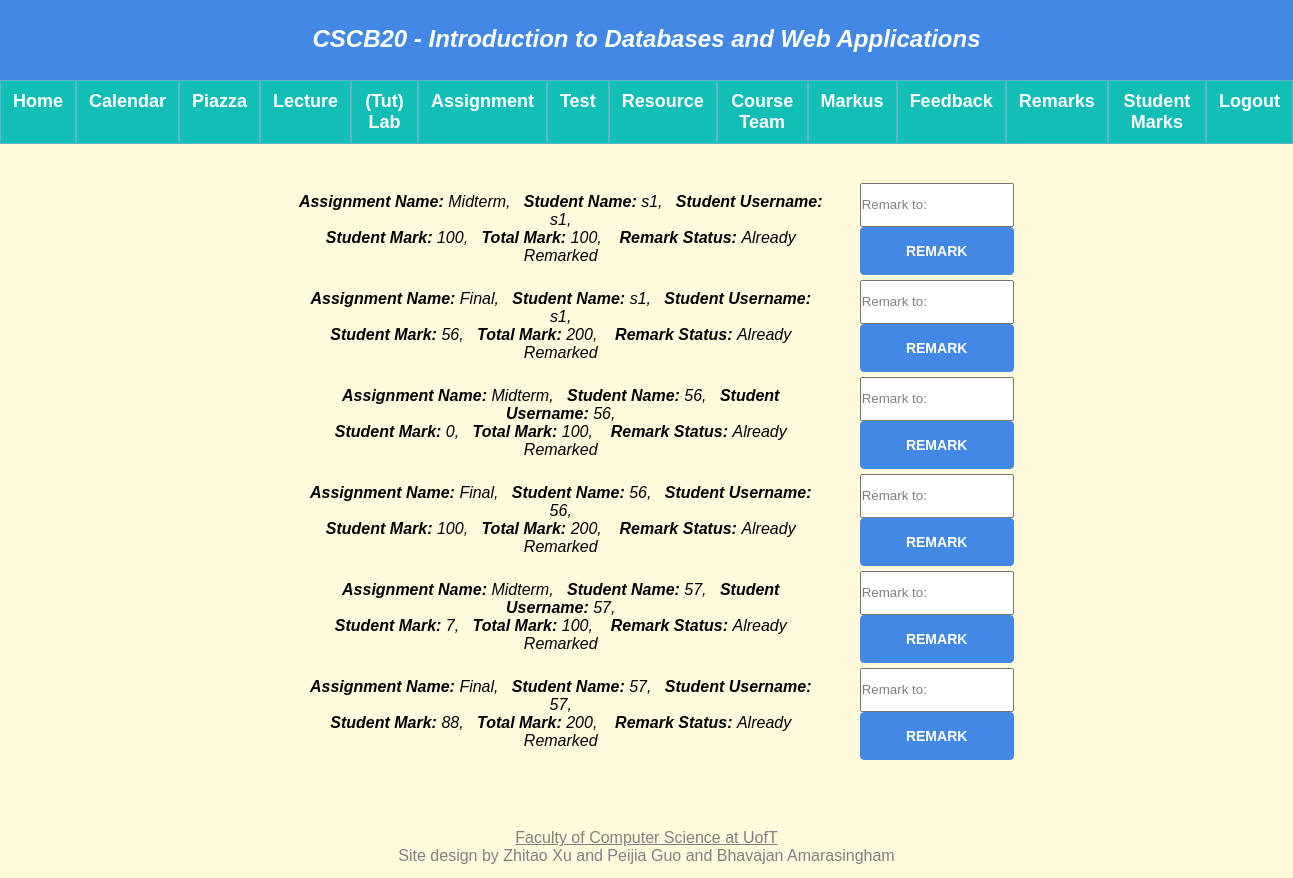
Page /allmarks (signed in) on the earlier database version.
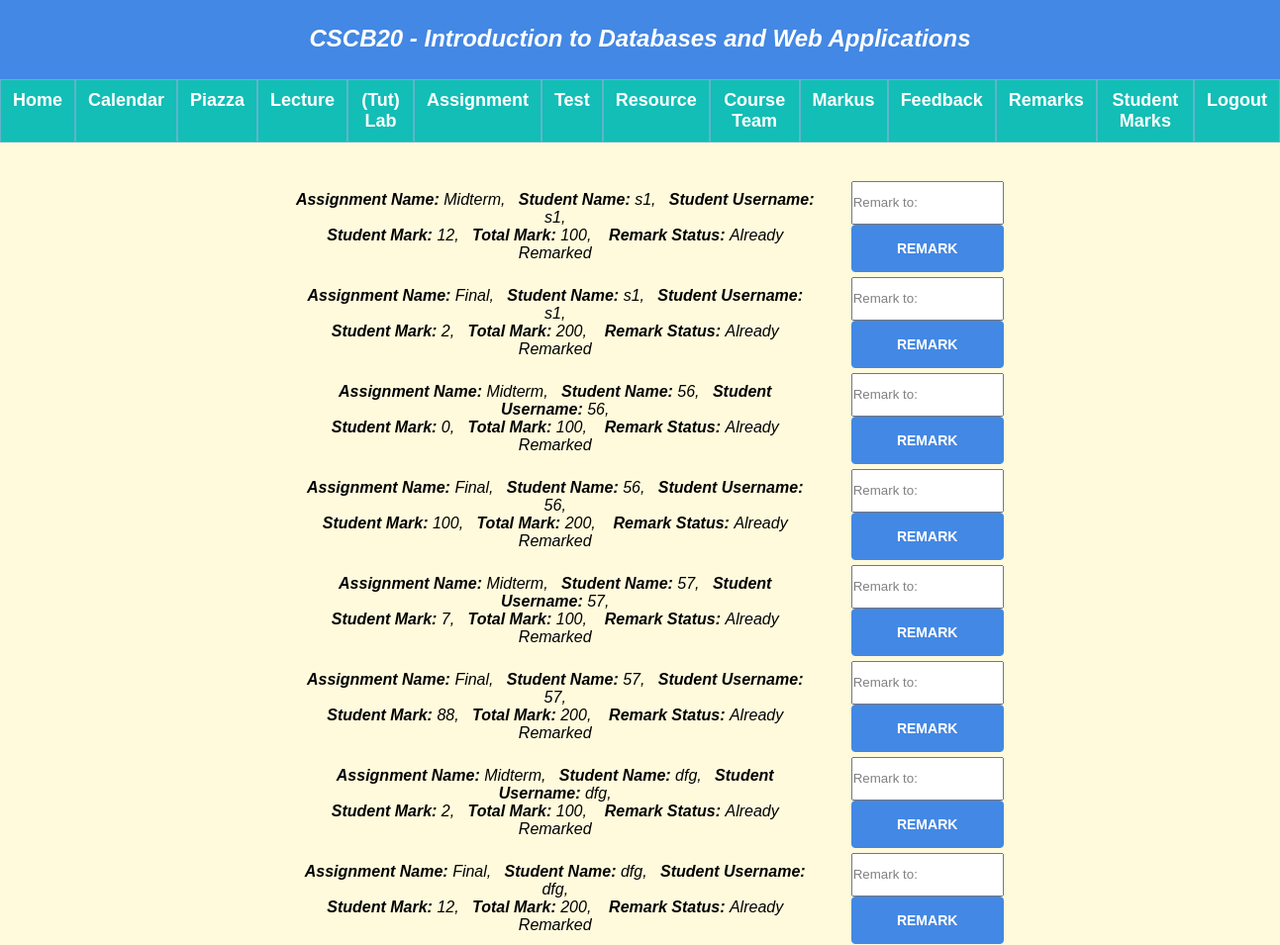
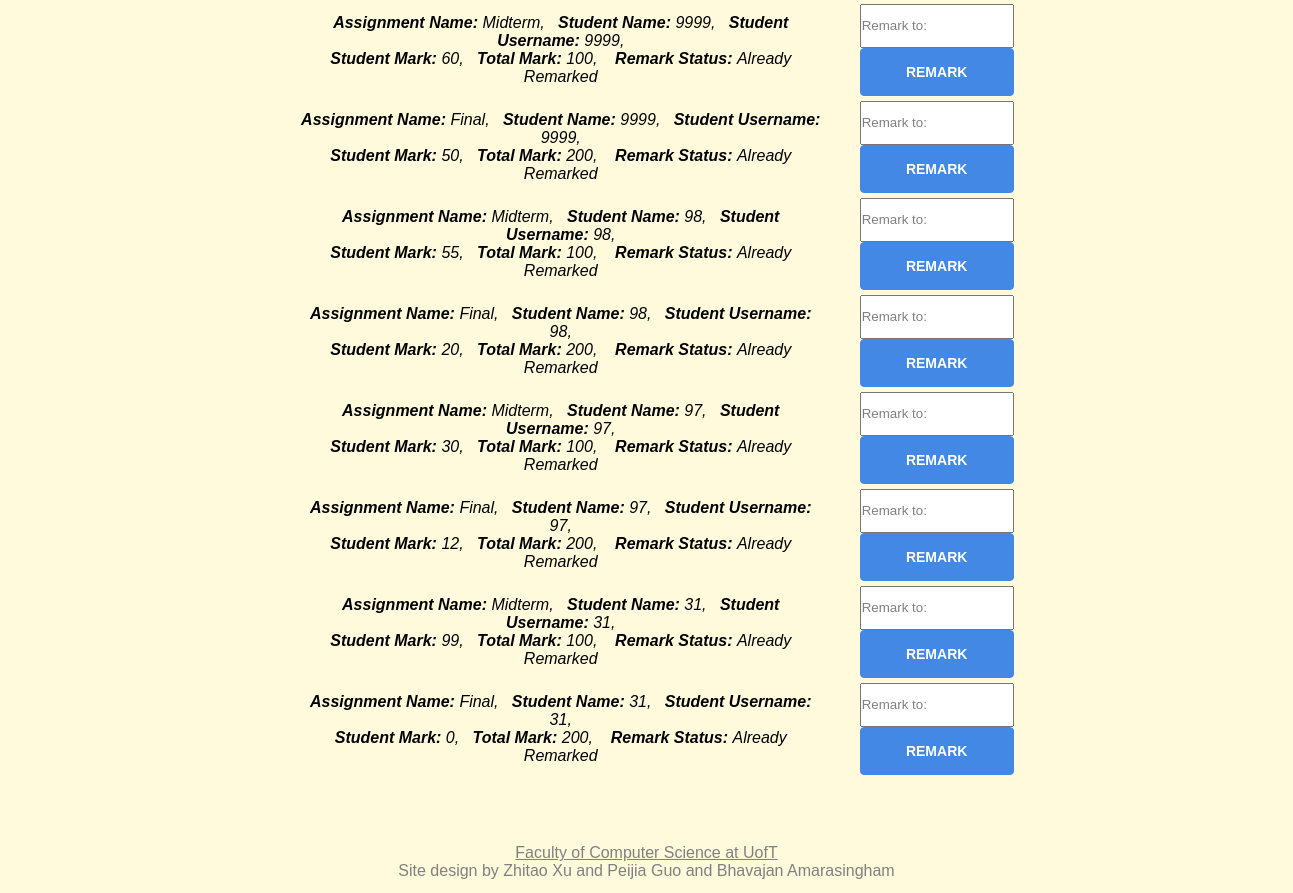
Same page on the later database version (2 pictures, top to bottom).
### app.py (models this page shows, shortened)
class Evaluation(db.Model):
    __tablename__ = 'Evaluation'
    eid = db.Column(db.Integer, primary_key = True)
    stuMark = db.Column(db.Integer)
    remarkText = db.Column(db.String(200))
    remark_signal = db.Column(db.Boolean)
    student_username = db.Column(db.String(20), db.ForeignKey('Person.username'), nullable = False)
    typeName = db.Column(db.String(20), db.ForeignKey('Assignment.assignment_name'), nullable = False)
    total_mark = db.Column(db.Integer, db.ForeignKey('Assignment.total_mark'), nullable = False)
    stuName = db.Column(db.String(20), db.ForeignKey('Person.name'), nullable = False)

### app.py (the view, shortened to what this page needs)
@app.route("/allmarks", methods = ['GET', 'POST'])
def allmarks():
    get_student_marks = query_all_student_marks_all()
    if request.method == 'GET':
        return render_template("allmarks.html", query_all_student_mark_all = get_student_marks)

### app.py (called while the page is built)
def query_all_student_marks_all():
    student_marks = db.session.query(Evaluation)
    return student_marks

### templates/allmarks.html (shortened to what this page needs)
{% extends "template.html" %}
{% block content %}
{% if not session.name %}
<p>Access Denied</p>
{% else %}
{% if session.type == 1 %}
<div class="grade">
  <ul>
    {% for Evaluations in query_all_student_mark_all %}
    <li class="container_li">
      <div class="li_flex">
        <strong>Assignment Name: </strong>{{ Evaluations.typeName }},
        &nbsp&nbsp<strong>Student Name: </strong>{{ Evaluations.stuName }},
        &nbsp&nbsp<strong>Student Username: </strong>{{ Evaluations.student_username }},
        <br><strong>Student Mark: </strong>{{ Evaluations.stuMark }},
        &nbsp&nbsp<strong>Total Mark: </strong>{{ Evaluations.total_mark }},
        &nbsp&nbsp
        {% if Evaluations.remark_signal == 0 %}
        <strong>Remark Status: </strong>Not Remark Yet
        {% else %}
        <strong>Remark Status: </strong>Already Remarked
        {% endif %}
      </div>
      <form class="teacher_grade_css" action="http://127.0.0.1:5000/allmarks" method="post">
        <input class="grade_input" name="stuMark" placeholder="Remark to:"></input>
        <button type="Remark">Remark</button>
      </form>
      <br></br>
    </li>
    {% endfor %}
  </ul>
</div>
{% else %}
<p>Access Denied</p>
{% endif %}
{% endif %}
{% endblock %}

### templates/template.html (shortened to what this page needs)
<!DOCTYPE html>
<html lang="en" dir="ltr">
<head>
    <link rel="stylesheet" type="text/css" href="../static/style.css" />
</head>
<body>
    <div class="container">
        <div class="heading">
            <p>CSCB20 - Introduction to Databases and Web Applications</p>
        </div>
        <div class="leftNavigation">
            <ul>
                {% if session.name %}
                    <h3><a href="{{ url_for('home') }}">Home</a></h3>
                    <h3><a href="{{ url_for('calender')}}">Calendar</a></h3>
                    <h3><a href="https://piazza.com/utoronto.ca">Piazza</a></h3>
                    <h3><a href="{{ url_for('lecture')}}">Lecture</a></h3>
                    <h3><a href="{{ url_for('tut')}}">(Tut) Lab</a></h3>
                    <h3><a href="{{ url_for('assignment')}}">Assignment</a></h3>
                    <h3><a href="{{ url_for('test')}}">Test</a></h3>
                    <h3><a href="{{ url_for('resource')}}">Resource</a></h3>
                    <h3><a href="{{ url_for('courseteam')}}">Course Team</a></h3>
                    <h3><a href="https://markus.utsc.utoronto.ca/">Markus</a></h3>
                    {% if session.type == 0 %}
                        <h3><a href="{{ url_for('anonfeedback') }}">Anon Feedback</a></h3>
                        <h3><a href="{{ url_for('evaluation') }}">Evaluation</a></h3>
                    {% else %}
                        <h3><a href="{{ url_for('feedback') }}">Feedback</a></h3>
                        <h3><a href="{{ url_for('teacherGrade') }}">Remarks</a></h3>
                        <h3><a href="{{ url_for('allmarks') }}">Student Marks</a></h3>
                    {% endif %}
                <h3><a href="{{ url_for('logout') }}">Logout</a></h3>
                {% else %}
                <h3><a href="{{ url_for('home') }}">Home</a></h3>
                <h3><a href="{{ url_for('login') }}">Login</a></h3>
                <h3><a href="{{ url_for('register') }}">Register</a></h3>
                {% endif %}
            </ul>
        </div>
        <div class="content">
            {% block content %}
            {% endblock %}
        </div>
        <div class="footer">
            <p><a href="https://web.cs.toronto.edu/people/faculty-directory" target="_blank">Faculty of Computer Science
                    at
                    UofT</a><br>Site design by Zhitao Xu and Peijia Guo and Bhavajan Amarasingham</p>
        </div>
    </div>
</body>
</html>

### static/style.css (style rules this page uses)
@media (min-width: 950px) { body { background-image: url(./sub/a14.jpg); background-repeat: no-repeat; background-size: cover; background-color: #fffadc; color: #000000; font-family: Geneva, Arial, Helvetica, sans-serif; align-items: center; overflow-wrap: break-word; } }
@media (min-width: 950px) { h3, h4 { color: #003366; font-size: large; font-style: normal; font-weight: bold; font-variant: normal; } }
@media (min-width: 950px) { a { color: #9999cc; } }
@media (min-width: 950px) { * { margin: 0%; } }
@media (min-width: 950px) { .container { display: flex; flex-flow: row wrap; } }
@media (min-width: 950px) { .heading { color: #FFFFFF; background-color: #4388e4; height: 35px; width: 100%; top: 0px; padding-top: 25px; padding-bottom: 20px; font-variant: normal; text-align: center; vertical-align: middle; font-size: x-large; font-weight: bold; font-style: oblique; margin-bottom: 0%; flex: 1 100%; } }
@media (min-width: 950px) { .leftNavigation { justify-content: center; flex-grow: 1; flex: 100%; } }
@media (min-width: 950px) { .leftNavigation ul { width: 100%; display: flex; flex-wrap: nowrap; list-style-type: none; text-align: middle; padding: 0; overflow: hidden; background-color: rgb(98, 179, 204); margin-bottom: 2%; } }
@media (min-width: 950px) { .leftNavigation h3 { background-color: #12beb6; flex: auto; float: left; margin: 1px; } }
@media (min-width: 950px) { .leftNavigation h3 a { display: block; color: rgb(29, 18, 18); text-align: center; padding: 10px 12px; text-decoration: none; } }
@media (min-width: 950px) { .leftNavigation a { text-decoration: none; } }
@media (min-width: 950px) { .leftNavigation a:link { color: #FFFFFF; } }
@media (min-width: 950px) { .content { flex: 1 100%; justify-content: center; margin-top: 1%; margin-left: 20%; margin-right: 20%; } }
@media (min-width: 950px) { li { font-size: 16px; } }
@media (min-width: 950px) { .footer { margin-top: 5%; margin-bottom: 1%; flex: 1 100%; text-align: center; font-size: 16px; color: grey; font-family: sans-serif; } }
@media (min-width: 950px) { .footer a { font-size: 16px; color: grey; font-family: sans-serif; } }
@media (min-width: 950px) { .container_li { display: flex; flex-flow: row nowrap; margin-bottom: 5px; justify-content: center; align-items: center; } }
@media (min-width: 950px) { .li_flex { flex: 3; font-style: italic; text-align: center; margin-right: 5%; } }
@media (min-width: 950px) { .teacher_grade_css { flex: 1; } }
@media (min-width: 950px) { .grade_input { height: 40px; width: 150px; padding: 0px; } }
@media (min-width: 950px) { .grade_input::placeholder { color: rgb(128, 128, 128); } }
@media (min-width: 950px) { .teacher_grade_css button { width: 154px; font-size: 14px; font-weight: 600; background-color: #4388e4; border-color: #4388e4; border-radius: 4px; } }
@media (min-width: 950px) { input::placeholder { color: rgb(43, 37, 37); } }
@media (min-width: 950px) { button { font-size: 16px; font-weight: 600; text-transform: uppercase; padding: 15px 26px; color: #FFF; background-color: rgb(42, 202, 154); border-radius: 4px; border: 1px solid rgb(42, 202, 154); border-left-style: solid; border-left-color: greenyellow; text-align: center; width: 100%; } }

Differences in the rows shown:
changed Evaluation (number 1 of 16 on the later page): stuMark "100" → "12"
changed Evaluation (number 2 of 16 on the later page): stuMark "56" → "2"
added Evaluation: typeName "Midterm", stuName "dfg", student_username "dfg", stuMark "2", total_mark "100", shows "Remark Status:", remark_signal "Already Remarked"
added Evaluation: typeName "Final", stuName "dfg", student_username "dfg", stuMark "12", total_mark "200", shows "Remark Status:", remark_signal "Already Remarked"
added Evaluation: typeName "Midterm", stuName "9999", student_username "9999", stuMark "60", total_mark "100", shows "Remark Status:", remark_signal "Already Remarked"
added Evaluation: typeName "Final", stuName "9999", student_username "9999", stuMark "50", total_mark "200", shows "Remark Status:", remark_signal "Already Remarked"
added Evaluation: typeName "Midterm", stuName "98", student_username "98", stuMark "55", total_mark "100", shows "Remark Status:", remark_signal "Already Remarked"
added Evaluation: typeName "Final", stuName "98", student_username "98", stuMark "20", total_mark "200", shows "Remark Status:", remark_signal "Already Remarked"
added Evaluation: typeName "Midterm", stuName "97", student_username "97", stuMark "30", total_mark "100", shows "Remark Status:", remark_signal "Already Remarked"
added Evaluation: typeName "Final", stuName "97", student_username "97", stuMark "12", total_mark "200", shows "Remark Status:", remark_signal "Already Remarked"
added Evaluation: typeName "Midterm", stuName "31", student_username "31", stuMark "99", total_mark "100", shows "Remark Status:", remark_signal "Already Remarked"
added Evaluation: typeName "Final", stuName "31", student_username "31", stuMark "0", total_mark "200", shows "Remark Status:", remark_signal "Already Remarked"
